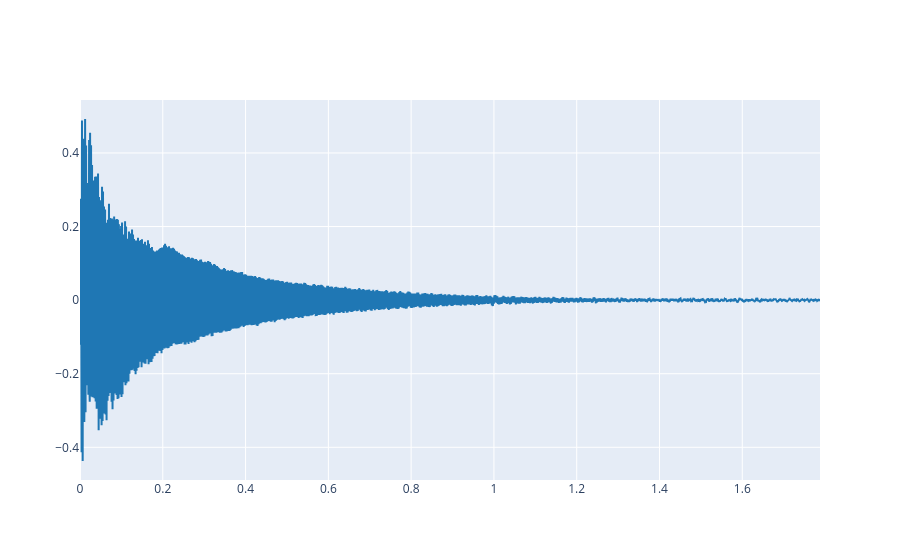

Notebook code for this chart:
### Markdown cell above
Note that `load_audio` function returns two variables: the audio signal (as a one dimensional array of floating point numbers), and the sampling rate (as a integer number). Now we can plot the audio signal:

### Code cell
plot_signals(ref, fs)

### Figure 1 — Plotly figure (JSON) as saved in the notebook; plotly's stock layout.template omitted (floating-point values rounded to 4 significant figures; data arrays with more than 128 entries replaced by an {"elided": "..."} marker saying what was removed)
{"data": [{"line": {"color": "#1f77b4", "shape": "linear"}, "mode": "lines", "name": "audio signal 0", "type": "scatter", "x": {"elided": "78840 float values"}, "y": {"elided": "78840 float values"}}], "layout": {}}
